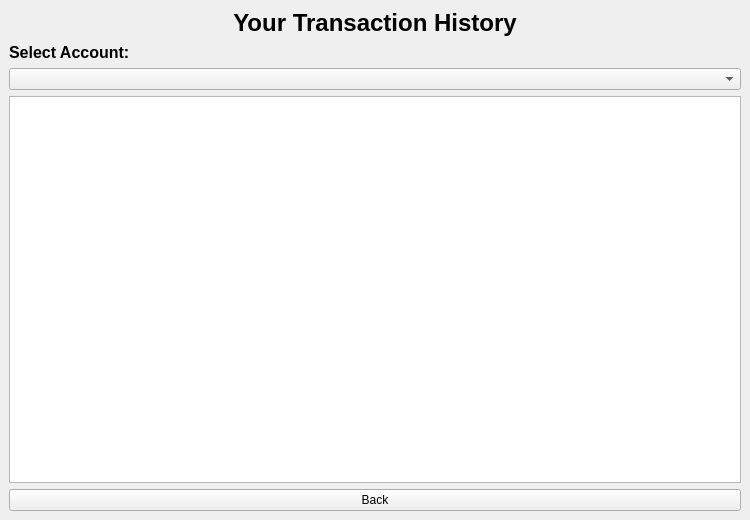
<?xml version="1.0" encoding="UTF-8"?>
<ui version="4.0">
 <class>MainWindow</class>

 <widget class="QMainWindow" name="MainWindow">

  <property name="geometry">
   <rect><x>0</x><y>0</y><width>750</width><height>520</height></rect>
  </property>

  <property name="windowTitle">
   <string>Transaction History</string>
  </property>

  <widget class="QWidget" name="centralwidget">
   <layout class="QVBoxLayout">

    <!-- Title -->
    <item>
     <widget class="QLabel" name="labelTitle">
      <property name="text"><string>Your Transaction History</string></property>
      <property name="alignment"><set>Qt::AlignCenter</set></property>
      <property name="font">
       <font><bold>true</bold><pointsize>18</pointsize></font>
      </property>
     </widget>
    </item>

    <!-- NEW: Select Account Label -->
    <item>
     <widget class="QLabel" name="labelSelect">
      <property name="text"><string>Select Account:</string></property>
      <property name="font">
       <font><bold>true</bold><pointsize>12</pointsize></font>
      </property>
     </widget>
    </item>

    <!-- NEW: Account Combo -->
    <item>
     <widget class="QComboBox" name="accountCombo">
      <property name="minimumHeight"><number>35</number></property>
     </widget>
    </item>

    <!-- Table for transactions -->
    <item>
     <widget class="QTableWidget" name="tableTransactions"/>
    </item>

    <item>
     <widget class="QPushButton" name="btnBack">
      <property name="text"><string>Back</string></property>
      <property name="minimumHeight"><number>40</number></property>
     </widget>
    </item>

   </layout>
  </widget>

 </widget>
 <resources/>
 <connections/>
</ui>
